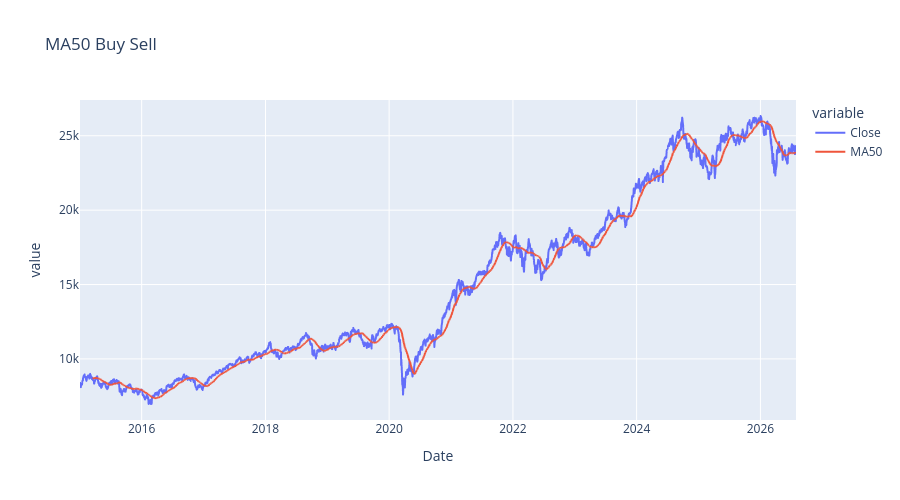

The notebook cell saved with this chart:
### Code cell
px.line(ma50_df,
        x='Date',y=['Close','MA50'],
        height=500,
        title='MA50 Buy Sell' )

### Figure 1 — Plotly figure (JSON) as saved in the notebook; plotly's stock layout.template omitted (floating-point values rounded to 4 significant figures; data arrays with more than 128 entries replaced by an {"elided": "..."} marker saying what was removed)
{"data": [{"hovertemplate": "variable=Close<br>Date=%{x}<br>value=%{y}<extra></extra>", "legendgroup": "Close", "line": {"color": "#636efa", "dash": "solid"}, "marker": {"symbol": "circle"}, "mode": "lines", "name": "Close", "showlegend": true, "type": "scattergl", "x": {"elided": "2849 str values"}, "xaxis": "x", "y": {"elided": "2849 float values"}, "yaxis": "y"}, {"hovertemplate": "variable=MA50<br>Date=%{x}<br>value=%{y}<extra></extra>", "legendgroup": "MA50", "line": {"color": "#EF553B", "dash": "solid"}, "marker": {"symbol": "circle"}, "mode": "lines", "name": "MA50", "showlegend": true, "type": "scattergl", "x": {"elided": "2849 str values"}, "xaxis": "x", "y": {"elided": "2849 float values"}, "yaxis": "y"}], "layout": {"height": 500, "legend": {"title": {"text": "variable"}, "tracegroupgap": 0}, "title": {"text": "MA50 Buy Sell"}, "xaxis": {"anchor": "y", "domain": [0, 1], "title": {"text": "Date"}}, "yaxis": {"anchor": "x", "domain": [0, 1], "title": {"text": "value"}}}}
